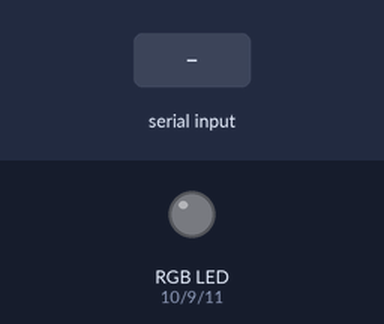
Simulated run of this sketch. Board: Arduino Uno, built with avr-gcc and run on an emulated ATmega328P. Parts: an RGB LED mixed from three pins (HIGH = lit). The inputs (shaded band) are chosen by the test bench. Dim RGB values are drawn brighter than linear.

Above: at 1.2 s.
1.3 s: "90,45,200\n" received over Serial
At 2.0 s:
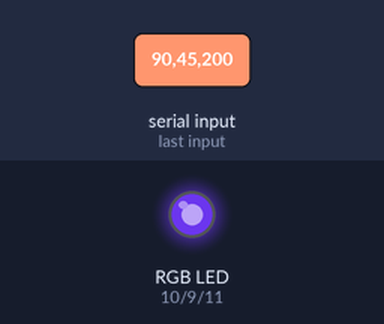
2.8 s: "30,150,10\n" received over Serial
At 3.3 s:
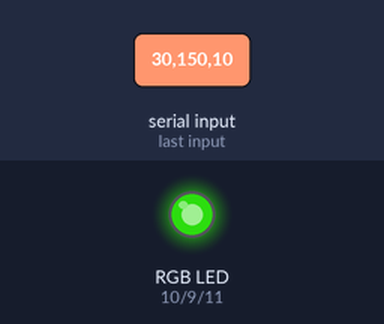
4.3 s: "1,90,45\n" received over Serial
At 5.4 s:
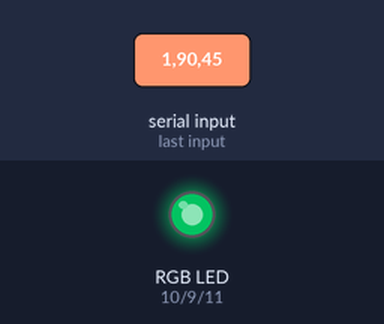
Timing chart, 0 to 7.3 s (numbered marks = the images above; inputs shaded):
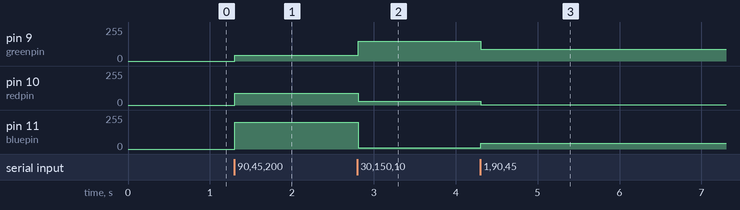

The sketch:

LEDControl.ino
```cpp
#define redpin 10
#define bluepin 11
#define greenpin 9

int incoming = 0;


void setup() {
  pinMode(redpin, OUTPUT);
  pinMode(bluepin, OUTPUT);
  pinMode(greenpin, OUTPUT);

  Serial.begin(20000);
}

void loop() {

  if (Serial.available()){
    String input = Serial.readStringUntil('\n');
    int firstcomma = input.indexOf(',');
    int secondcomma = input .indexOf(',', firstcomma + 1);

    if (firstcomma > 0 && secondcomma > firstcomma){
      int R = input.substring(0, firstcomma).toInt();
      int G = input.substring(firstcomma + 1, secondcomma).toInt();
      int B = input.substring(secondcomma + 1).toInt();

      analogWrite(redpin, R);
      analogWrite(greenpin, G);
      analogWrite(bluepin, B);
    }

  }
  delay(10);
}
```

Measured:
- after the input at 1.3 s, pin 9 (greenpin): 0/255 → 45/255 at once; pin 10 (redpin): 0/255 → 90/255 at once; pin 11 (bluepin): 0/255 → 200/255 at once
- after the input at 2.8 s, pin 9 (greenpin): 45/255 → 150/255 at once; pin 10 (redpin): 90/255 → 30/255 at once; pin 11 (bluepin): 200/255 → 10/255 at once
- after the input at 4.3 s, pin 9 (greenpin): 150/255 → 90/255 at once; pin 10 (redpin): 30/255 → 1/255 at once; pin 11 (bluepin): 10/255 → 45/255 at once
